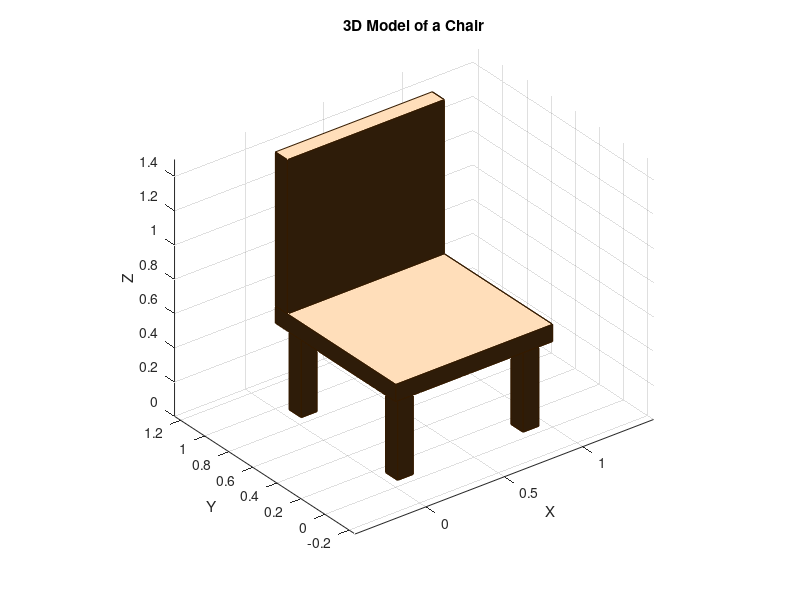
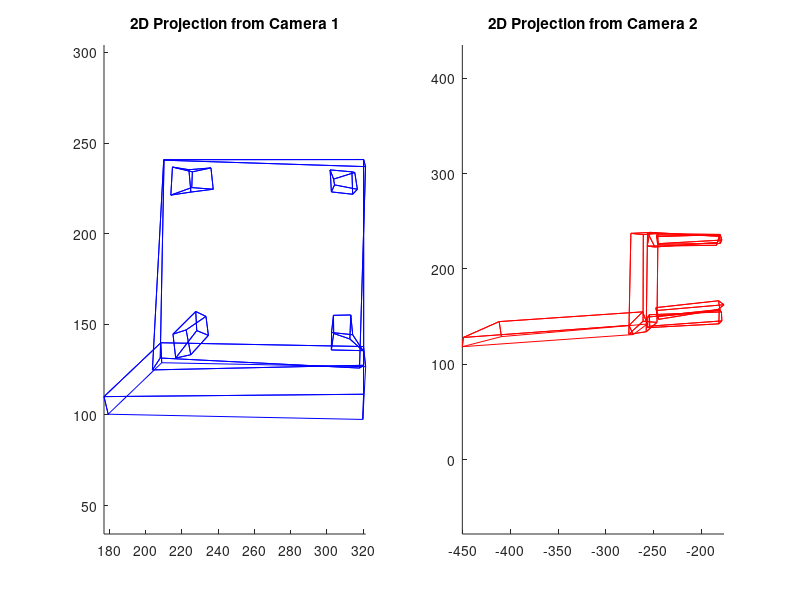
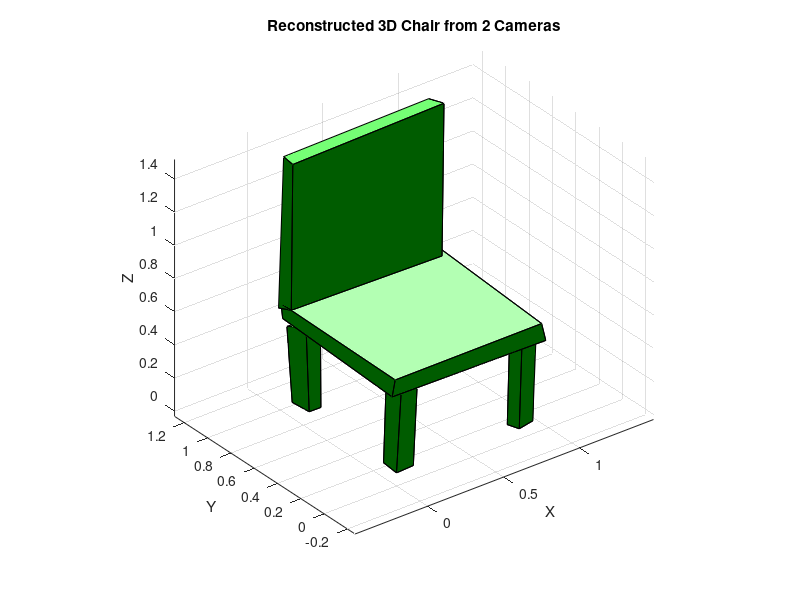
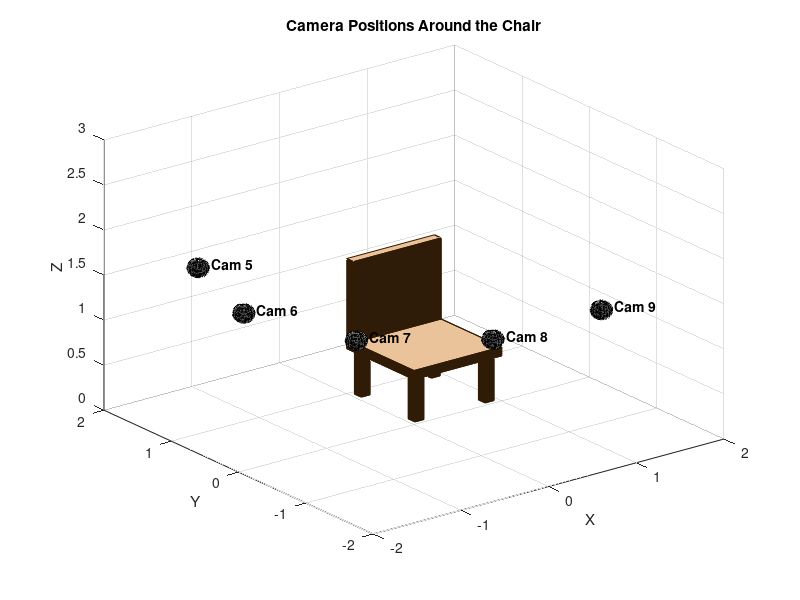

Source code (MATLAB) for these figures, in order:
clc;        % Clear the command window
clear all;  % Clear all variables from the workspace
close all;  % Close all open figures

%% Part 1: Generate a More Detailed 3D Model of a Chair with Better Colors
% Define vertices and faces for a more detailed chair
% Modeling it with several interconnected cuboids
% [x, y, z] coordinates for a better chair model
v = [
    % Seat
    0.0 0.0 0.5; 1.0 0.0 0.5; 1.0 1.0 0.5; 0.0 1.0 0.5; % Bottom of seat
    0.0 0.0 0.6; 1.0 0.0 0.6; 1.0 1.0 0.6; 0.0 1.0 0.6; % Top of seat
    % Backrest
    0.0 0.9 0.6; 1.0 0.9 0.6; 1.0 0.9 1.5; 0.0 0.9 1.5; % Bottom of backrest
    0.0 1.0 0.6; 1.0 1.0 0.6; 1.0 1.0 1.5; 0.0 1.0 1.5; % Top of backrest
    % Legs (modeled as thin cuboids)
    % Leg 1 (Front-Left)
    0.05 0.05 0; 0.15 0.05 0; 0.15 0.15 0; 0.05 0.15 0; % Bottom
    0.05 0.05 0.5; 0.15 0.05 0.5; 0.15 0.15 0.5; 0.05 0.15 0.5; % Top
    % Leg 2 (Front-Right)
    0.85 0.05 0; 0.95 0.05 0; 0.95 0.15 0; 0.85 0.15 0; % Bottom
    0.85 0.05 0.5; 0.95 0.05 0.5; 0.95 0.15 0.5; 0.85 0.15 0.5; % Top
    % Leg 3 (Back-Right)
    0.85 0.85 0; 0.95 0.85 0; 0.95 0.95 0; 0.85 0.95 0; % Bottom
    0.85 0.85 0.5; 0.95 0.85 0.5; 0.95 0.95 0.5; 0.85 0.95 0.5; % Top
    % Leg 4 (Back-Left)
    0.05 0.85 0; 0.15 0.85 0; 0.15 0.95 0; 0.05 0.95 0; % Bottom
    0.05 0.85 0.5; 0.15 0.85 0.5; 0.15 0.95 0.5; 0.05 0.95 0.5; % Top
];
% Define faces for the new chair model
f = [
    % Seat faces
    1 2 3 4; 5 6 7 8; 1 5 6 2; 2 6 7 3; 3 7 8 4; 4 8 5 1;
    % Backrest faces
    9 10 11 12; 9 10 14 13; 10 11 15 14; 11 12 16 15; 12 9 13 16;
    % Leg 1 faces
    17 18 19 20; 21 22 23 24; 17 21 22 18; 18 22 23 19; 19 23 24 20; 20 24 21 17;
    % Leg 2 faces
    25 26 27 28; 29 30 31 32; 25 29 30 26; 26 30 31 27; 27 31 32 28; 28 32 29 25;
    % Leg 3 faces
    33 34 35 36; 37 38 39 40; 33 37 38 34; 34 38 39 35; 35 39 40 36; 36 40 37 33;
    % Leg 4 faces
    41 42 43 44; 45 46 47 48; 41 45 46 42; 42 46 47 43; 43 47 48 44; 44 48 45 41;
];
% Create the 3D plot of the chair
figure('Position', [100, 100, 800, 600]);
patch('Vertices', v, 'Faces', f, 'FaceColor', [0.5, 0.3, 0.1], 'EdgeColor', [0.2, 0.1, 0]);
light('Position',[1 1 1]);
title('3D Model of a Chair');
xlabel('X'); ylabel('Y'); zlabel('Z');
axis equal; grid on; view(3);



%% Part 2: Projections from 2 Cameras and Reconstruction
% Camera parameters
K = [500 0 320; 0 500 240; 0 0 1]; % Intrinsic matrix
v_homogeneous = [v, ones(size(v, 1), 1)]';
% Define two camera poses (Extrinsic parameters)
R1 = eye(3); t1 = [0; 0; -5];
R2 = [cos(pi/4) 0 sin(pi/4); 0 1 0; -sin(pi/4) 0 cos(pi/4)]; t2 = [5; 0; -5];
P1 = K * [R1, t1];
P2 = K * [R2, t2];
% Project 3D points to 2D
projected_v1 = P1 * v_homogeneous;
projected_v2 = P2 * v_homogeneous;
projected_v1 = projected_v1 ./ projected_v1(3, :);
projected_v2 = projected_v2 ./ projected_v2(3, :);
% Add Gaussian noise
noise_std = 2;
noisy_v1 = projected_v1(1:2, :) + noise_std * randn(2, size(v, 1));
noisy_v2 = projected_v2(1:2, :) + noise_std * randn(2, size(v, 1));
% Plot the 2D projections using lines
figure('Position', [100, 100, 800, 600]);
subplot(1, 2, 1);
hold on;
for i = 1:size(f, 1)
    current_face_indices = f(i, :);
    projected_points_x = [noisy_v1(1, current_face_indices), noisy_v1(1, current_face_indices(1))];
    projected_points_y = [noisy_v1(2, current_face_indices), noisy_v1(2, current_face_indices(1))];
    line(projected_points_x, projected_points_y, 'Color', 'b');
end
title('2D Projection from Camera 1'); axis equal; hold off;
subplot(1, 2, 2);
hold on;
for i = 1:size(f, 1)
    current_face_indices = f(i, :);
    projected_points_x = [noisy_v2(1, current_face_indices), noisy_v2(1, current_face_indices(1))];
    projected_points_y = [noisy_v2(2, current_face_indices), noisy_v2(2, current_face_indices(1))];
    line(projected_points_x, projected_points_y, 'Color', 'r');
end
title('2D Projection from Camera 2'); axis equal; hold off;
% Reconstruct the 3D chair using DLT (Direct Linear Transformation)
v_reconstructed = zeros(size(v));
for i = 1:size(v, 1)
    A = [
        noisy_v1(1, i) * P1(3, :) - P1(1, :);
        noisy_v1(2, i) * P1(3, :) - P1(2, :);
        noisy_v2(1, i) * P2(3, :) - P2(1, :);
        noisy_v2(2, i) * P2(3, :) - P2(2, :)
    ];
    [~, ~, V] = svd(A);
    X = V(:, end);
    v_reconstructed(i, :) = X(1:3)' / X(4);
end
% Plot the reconstructed 3D model with planes
figure('Position', [100, 100, 800, 600]);
patch('Vertices', v_reconstructed, 'Faces', f, 'FaceColor', 'green', 'EdgeColor', 'black');
light('Position',[1 1 1]);
title('Reconstructed 3D Chair from 2 Cameras');
xlabel('X'); ylabel('Y'); zlabel('Z');
axis equal; grid on; view(3);
% Calculate and print the reconstruction error
error_2cam = mean(sqrt(sum((v_reconstructed - v).^2, 2)));
fprintf('Reconstruction error with 2 cameras: %f\n', error_2cam);



%% Part 3: Reconstruction with 2 to 10 Cameras (Fixed Camera Placement with Visualization)
num_cameras = 2:10;
reconstruction_errors_avg = zeros(size(num_cameras));
num_simulations = 10; % Run the simulation multiple times to average out noise
% Define a circular path for the cameras to ensure good geometry
radius = 2.0;
center = mean(v);
theta = linspace(0, 2*pi, 11); % 11 positions to cover the range 2-10

figure('Position', [100, 100, 800, 600]);
hold on;
patch('Vertices', v, 'Faces', f, 'FaceColor', [0.5, 0.3, 0.1], 'EdgeColor', [0.2, 0.1, 0], 'FaceAlpha', 0.1);
light('Position',[1 1 1]);
title('Camera Positions Around the Chair');
xlabel('X'); ylabel('Y'); zlabel('Z');
axis([-2 2 -2 2 0 3]); % Adjusted axis limits for better view
grid on; view(3);

% Define an "eyeball" camera shape
[sphere_x, sphere_y, sphere_z] = sphere(20);
eyeball_r = 0.1;
sphere_v = [sphere_x(:)*eyeball_r, sphere_y(:)*eyeball_r, sphere_z(:)*eyeball_r];
sphere_f = convhull(sphere_v); % Use convhull for a valid face list
[iris_x, iris_y, iris_z] = cylinder(eyeball_r*0.5, 20);
iris_v = [iris_x(:), iris_y(:), iris_z(:)];
iris_f = [1:20; 21:40]';
iris_v(:,3) = iris_v(:,3)*0.1;

cam_positions = zeros(3, length(num_cameras));
for k = 1:length(num_cameras)
    n_cam = num_cameras(k);
    total_error = 0;

    for sim = 1:num_simulations
        P_mats = cell(1, n_cam);
        noisy_projections = cell(1, n_cam);
        
        for i = 1:n_cam
            cam_x = center(1) + radius * cos(theta(i));
            cam_y = center(2) + radius * sin(theta(i));
            cam_z = center(3) + 1;
            cam_pos = [cam_x; cam_y; cam_z];
            
            if sim == 1
                cam_positions(:, i) = cam_pos;
            end
            
            direction_vector = cam_pos - center';
            direction_vector = direction_vector / norm(direction_vector);
            up_vector = [0; 0; 1];
            
            right_vector = cross(up_vector, direction_vector);
            right_vector = right_vector / norm(right_vector);
            
            new_up_vector = cross(direction_vector, right_vector);
            new_up_vector = new_up_vector / norm(new_up_vector);
            
            R_structured = [right_vector, new_up_vector, direction_vector]';
            
            P_mats{i} = K * [R_structured, -R_structured * cam_pos];
            
            projected_v = P_mats{i} * v_homogeneous;
            projected_v = projected_v ./ projected_v(3, :);
            noisy_projections{i} = projected_v(1:2, :) + noise_std * randn(2, size(v, 1));
        end

        v_reconstructed_multi = zeros(size(v));
        for j = 1:size(v, 1)
            A = [];
            for i = 1:n_cam
                P_i = P_mats{i};
                proj_i = noisy_projections{i};
                A = [
                    A;
                    proj_i(1, j) * P_i(3, :) - P_i(1, :);
                    proj_i(2, j) * P_i(3, :) - P_i(2, :);
                ];
            end
            [~, ~, V] = svd(A);
            X = V(:, end);
            v_reconstructed_multi(j, :) = X(1:3)' / X(4);
        end
        total_error = total_error + mean(sqrt(sum((v_reconstructed_multi - v).^2, 2)));
    end
    reconstruction_errors_avg(k) = total_error / num_simulations;
end

% Plot camera positions as eyeball shapes with labels
for i = 0:size(cam_positions, 2)-1
    cam_pos_i = cam_positions(:, i+1);
    
    % Sclera (white part)
    patch('Vertices', sphere_v + cam_pos_i', 'Faces', sphere_f, 'FaceColor', 'w', 'EdgeColor', 'k', 'FaceAlpha', 0.8);
    
    % Iris (colored part)
    patch('Vertices', iris_v + cam_pos_i', 'Faces', iris_f, 'FaceColor', [0.2, 0.4, 0.6], 'EdgeColor', 'none', 'FaceAlpha', 0.9);
    
    % Pupil (black dot)
    plot3(cam_pos_i(1), cam_pos_i(2), cam_pos_i(3), 'k.', 'MarkerSize', 15);
    
    % Label the camera
    text(cam_pos_i(1) + 0.15, cam_pos_i(2), cam_pos_i(3), sprintf('Cam %d', i+1), 'FontWeight', 'bold');
end
hold off;

figure('Position', [100, 100, 800, 600]);
plot(num_cameras, reconstruction_errors_avg, '-o');
title('Average Reconstruction Error vs. Number of Cameras');
xlabel('Number of Cameras'); ylabel('Average Mean Reconstruction Error');
grid on;
fprintf('\nAverage Reconstruction errors for 2 to 10 cameras (over 10 simulations):\n');
fprintf('  Number of Cameras | Error\n');
fprintf('  ------------------|-------\n');
for i = 1:length(num_cameras)
    fprintf('  %17d | %f\n', num_cameras(i), reconstruction_errors_avg(i));
end


%% Reconstructed image for 10-camera case
figure('Position', [100, 100, 800, 600]);
patch('Vertices', v_reconstructed_multi, 'Faces', f, 'FaceColor', 'cyan', 'EdgeColor', 'black');
light('Position',[1 1 1]);
title('Reconstructed 3D Chair from 10 Cameras');
xlabel('X'); ylabel('Y'); zlabel('Z');
axis equal; grid on; view(3);



%% Part 4: Reconstruction with 4 Colocated Cameras (Improved Visibility)
R1_coloc = eye(3); t1_coloc = [0; 0; -5];
P1_coloc = K * [R1_coloc, t1_coloc];
P_coloc = cell(1, 4);
noisy_projections_coloc = cell(1, 4);

% Four colocated cameras with small rotations
for i = 1:4
    t_coloc = t1_coloc;
    % Small rotations to provide triangulation
    R_coloc = rotx((i-1)*0.2) * roty((i-1)*0.2) * rotz((i-1)*0.2);
    P_coloc{i} = K * [R_coloc, t_coloc];
    projected_v_coloc = P_coloc{i} * v_homogeneous;
    projected_v_coloc = projected_v_coloc ./ projected_v_coloc(3, :);
    noisy_projections_coloc{i} = projected_v_coloc(1:2, :) + noise_std * randn(2, size(v, 1));
end

v_reconstructed_coloc = zeros(size(v));
for i = 1:size(v, 1)
    A = [];
    for j = 1:4
        P_j = P_coloc{j};
        proj_j = noisy_projections_coloc{j};
        A = [
            A;
            proj_j(1, i) * P_j(3, :) - P_j(1, :);
            proj_j(2, i) * P_j(3, :) - P_j(2, :);
        ];
    end
    [~, ~, V] = svd(A);
    X = V(:, end);
    v_reconstructed_coloc(i, :) = X(1:3)' / X(4);
end

figure('Position', [100, 100, 800, 600]);
patch('Vertices', v_reconstructed_coloc, 'Faces', f, 'FaceColor', 'magenta', 'EdgeColor', 'k');
light('Position',[1 1 1]);
title('Reconstructed 3D Chair from 4 Colocated Cameras');
xlabel('X'); ylabel('Y'); zlabel('Z');
axis equal; grid on; view(45, 30); % Adjusted view angle for better visibility
error_coloc = mean(sqrt(sum((v_reconstructed_coloc - v).^2, 2)));
fprintf('\nReconstruction error with 4 colocated cameras: %f\n', error_coloc);

%% Helper Functions for Rotation Matrices
% These functions are created to replace rotx, roty, and rotz
% which are part of specific toolboxes that may not be installed.

function R_x = rotx(theta_deg)
    theta_rad = deg2rad(theta_deg);
    R_x = [1 0 0; 0 cos(theta_rad) -sin(theta_rad); 0 sin(theta_rad) cos(theta_rad)];
end

function R_y = roty(theta_deg)
    theta_rad = deg2rad(theta_deg);
    R_y = [cos(theta_rad) 0 sin(theta_rad); 0 1 0; -sin(theta_rad) 0 cos(theta_rad)];
end

function R_z = rotz(theta_deg)
    theta_rad = deg2rad(theta_deg);
    R_z = [cos(theta_rad) -sin(theta_rad) 0; sin(theta_rad) cos(theta_rad) 0; 0 0 1];
end
